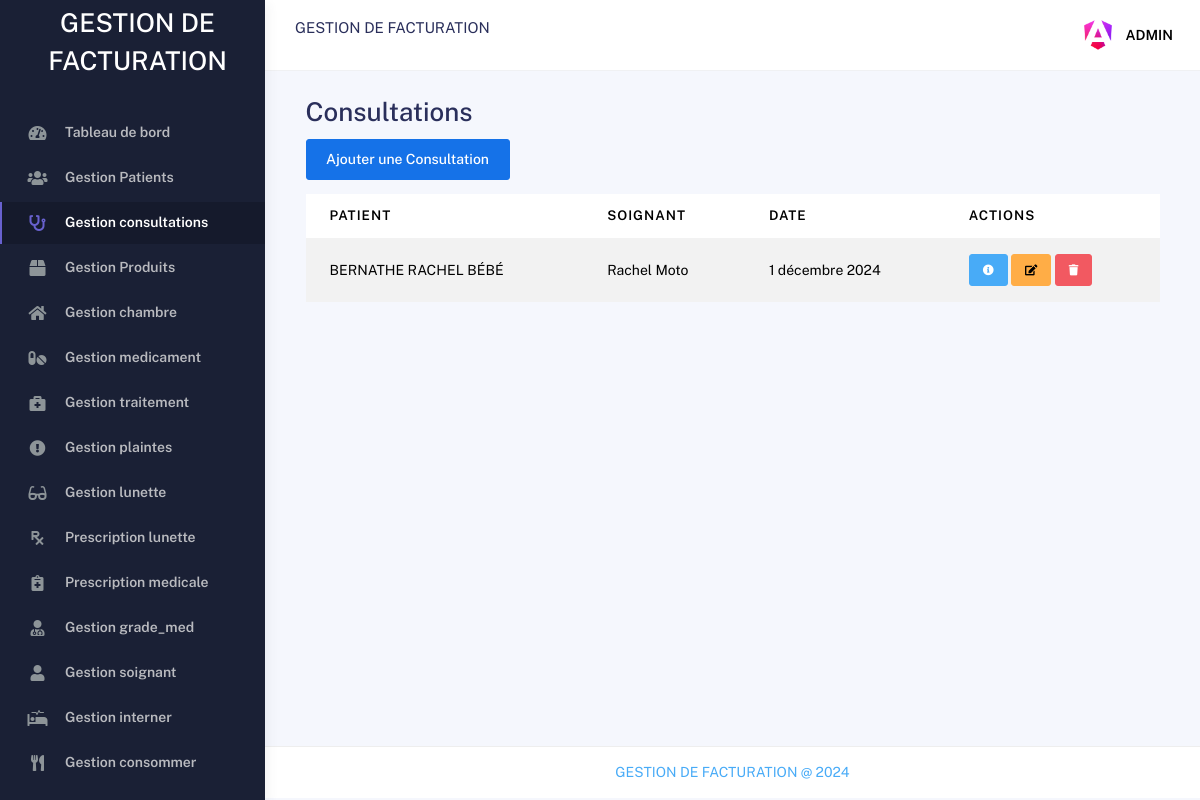
The app's page /consultations/ (signed in) with its own data.
### hospial/models.py (models this page shows, shortened)
class Consultation(models.Model):
    date = models.DateField(auto_now_add=True)
    patient = models.ForeignKey(Patient, on_delete=models.CASCADE)
    soignant = models.ForeignKey('Soignant', on_delete=models.CASCADE)
    user = models.ForeignKey(
        get_user_model(), on_delete=models.SET_NULL, null=True)

class Patient(models.Model):
    nom = models.CharField(max_length=50)
    postnom = models.CharField(max_length=50)
    prenom = models.CharField(max_length=50, null=True, blank=True)
    sexe = models.CharField(max_length=1, choices=[
                            ('M', 'Male'), ('F', 'Female')])
    date_naissance = models.DateField()
    telephone = models.CharField(max_length=13)
    adresse_complete = models.CharField(max_length=100)
    employeur = models.CharField(max_length=50, null=True, blank=True)
    profession = models.CharField(max_length=50, null=True, blank=True)
    carte = models.CharField(max_length=50, null=True, blank=True)
    numero_carte = models.CharField(max_length=50, null=True, blank=True)
    def __str__(self):
        return f"{self.nom} {self.postnom} {self.prenom}"

class Soignant(models.Model):
    noms = models.CharField(max_length=100)
    sexe = models.CharField(max_length=1, choices=[
                            ('M', 'Male'), ('F', 'Female')])
    grade_med = models.ForeignKey('GradeMed', on_delete=models.CASCADE)
    def __str__(self):
        return self.noms

### hospial/views.py (the view)
# urls.py: path('consultations/', ConsultationListView.as_view(), name='consultation-list'),
class ConsultationListView(LoginRequiredMixin, View):
    def get(self, request):
        consultations = Consultation.objects.all()
        return render(request, 'consultations/consultation_list.html', {'consultations': consultations})

### templates/consultations/consultation_list.html
{% extends 'base.html' %}
{% block content %}
<div class="container">
  <div class="page-inner">
<div class="container">
    <h2>Consultations</h2>
    <a href="{% url 'consultation-add' %}" class="btn btn-primary mb-3">Ajouter une Consultation</a>
    <table class="table table-striped">
        <thead>
            <tr>
                <th>Patient</th>
                <th>Soignant</th>
                <th>Date</th>
                <th>Actions</th>
            </tr>
        </thead>
        <tbody>
            {% for consultation in consultations %}
            <tr>
                <td>{{ consultation.patient }}</td>
                <td>{{ consultation.soignant }}</td>
                <td>{{ consultation.date }}</td>
                <td>
                    <a href="{% url 'consultation-detail' consultation.pk %}" class="btn btn-info btn-sm"><i class="fas fa-info-circle"></i></a>
                    <a href="{% url 'consultation-edit' consultation.pk %}" class="btn btn-warning btn-sm"><i class="fas fa-edit"></i></a>
                    <a href="{% url 'consultation-delete' consultation.pk %}" class="btn btn-danger btn-sm"><i class="fas fa-trash"></i></a>
                </td>
            </tr>
            {% endfor %}
        </tbody>
    </table>
</div>
  </div>
</div>
{% endblock %}

### templates/base.html (shortened to what this page needs)
{% load static %}
<!DOCTYPE html>
<html lang="en">
{% include "./composants/header.html" %}
<body>
    <main>
        <div class="wrapper">
            {% include "./core/sidebar.html" %}
            <div class="main-panel">
                <div class="main-header">
                    <nav class="navbar navbar-header navbar-header-transparent navbar-expand-lg border-bottom">
                        <div class="container-fluid">
                            <nav class="navbar navbar-header-left navbar-expand-lg navbar-form nav-search p-0 d-none d-lg-flex">
                                <div class="">
                                    <div class="">
                                        <p class="text-uppercase text-bold">GESTION DE FACTURATION</p>
                                    </div>
                                </div>
                            </nav>
                            <ul class="navbar-nav topbar-nav ms-md-auto align-items-center">
                                <li class="nav-item topbar-user dropdown hidden-caret">
                                    <a class="dropdown-toggle profile-pic" data-bs-toggle="dropdown" href="#" aria-expanded="false">
                                        <div class="avatar-sm">
                                            <img src="{% static 'assets/img/angular_gradient.png' %}" alt="..." class="avatar-img rounded-circle" />
                                        </div>
                                        <span class="profile-username">
                                        <span class="fw-bold text-uppercase">{{request.user.username}}</span>
                                        </span>
                                    </a>
                                </li>
                            </ul>
                        </div>
                    </nav>
                </div>
                {% block content %}
                {% endblock content %}
                {% include "./composants/footer.html" %}
            </div>
        </div>
    </main>
</body>
</html>

### records on screen
Consultation: patient "BERNATHE RACHEL BÉBÉ", soignant "Rachel Moto", date "1 décembre 2024"

### other values on screen
{{ request.user.username }} "ADMIN"
